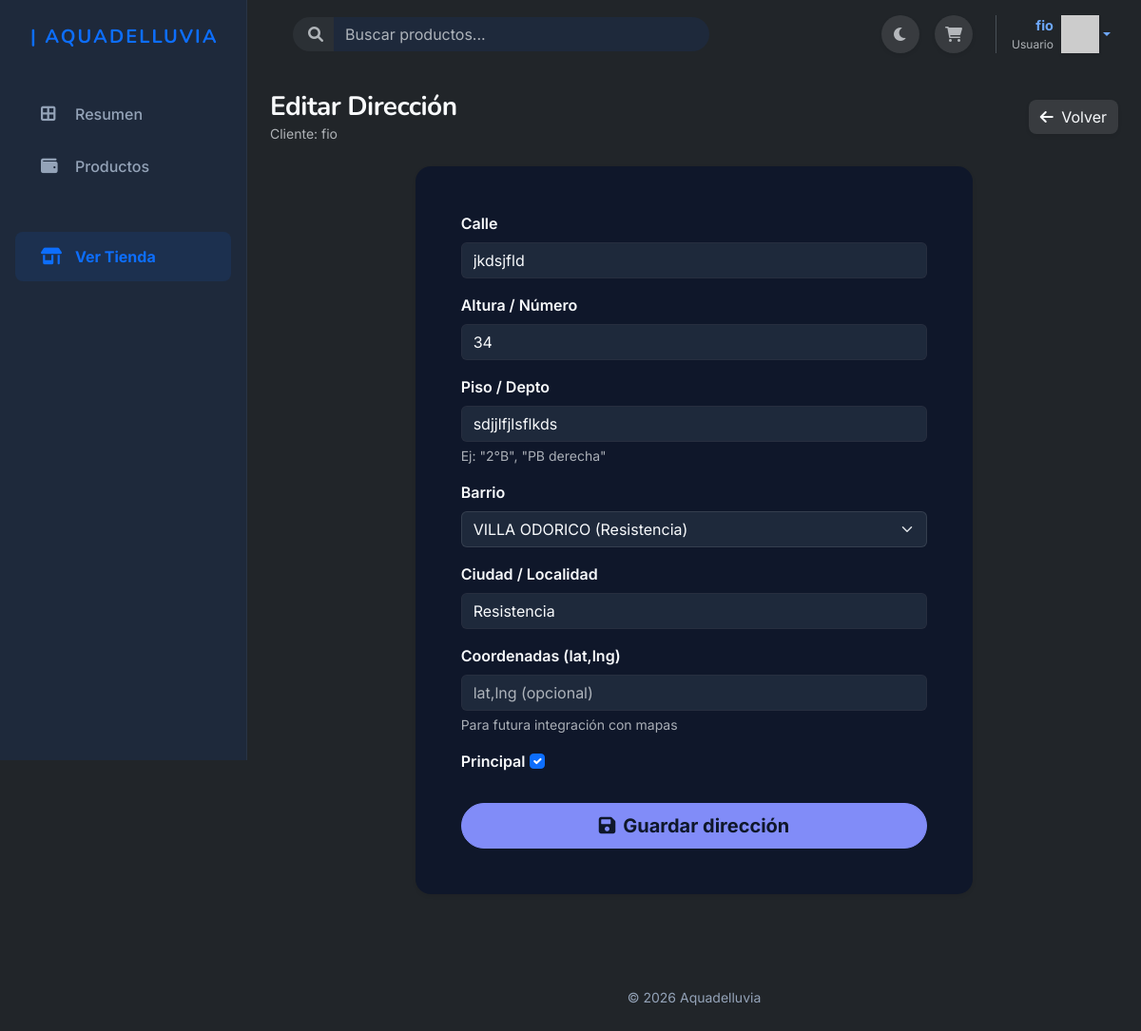
The app's page /clientes/direccion/1/editar/ (signed in) with its own data.
### apps/autenticacion/models.py (models this page shows, shortened)
class Usuario(AbstractUser):
    imagen_perfil = models.ImageField(upload_to='perfiles/', null=True, blank=True,default='usuarios/default.jpg')
    email = models.EmailField(unique=True)
    celular1 = models.CharField(max_length=20, null=True, blank=True)
    celular2 = models.CharField(max_length=20, null=True, blank=True)

### apps/clientes/models.py (models this page shows, shortened)
class Cliente(models.Model):
    usuario          = models.OneToOneField(
        'autenticacion.Usuario',
        on_delete=models.SET_NULL,
        null=True,
        blank=True,
        related_name='perfil_cliente',
        verbose_name='Cuenta de usuario'
    )
    nombre           = models.CharField(
        max_length=100,
        blank=True,
        verbose_name='Nombre'
    )
    apellido         = models.CharField(
        max_length=100,
        blank=True,
        verbose_name='Apellido'
    )
    email_contacto   = models.EmailField(
        blank=True,
        verbose_name='Email de contacto',
        help_text='Opcional — para clientes sin cuenta web'
    )
    dni              = models.CharField(
        max_length=15,
        unique=True,
        null=True,
        blank=True,
        verbose_name='DNI'
    )
    fecha_nacimiento = models.DateField(
        null=True,
        blank=True,
        verbose_name='Fecha de nacimiento'
    )
    fecha_alta       = models.DateField(
        auto_now_add=True,
        verbose_name='Fecha de alta'
    )
    tipo_cliente     = models.CharField(
        max_length=10,
        choices=TIPO_CLIENTE_CHOICES,
        default='Normal',
        verbose_name='Tipo de cliente'
    )
    bidones_prestados = models.PositiveIntegerField(
        default=0,
        verbose_name='Bidones prestados'
    )
    permite_fiado    = models.BooleanField(
        default=False,
        verbose_name='Permite fiado',
        help_text='Habilitado automáticamente para clientes Premium'
    )
    notas_internas   = models.TextField(
        blank=True,
        verbose_name='Notas internas',
        help_text='Visible solo para Admin/Vendedor'
    )
    class Meta:
        ordering = ['apellido', 'nombre']
        verbose_name = 'Cliente'
        verbose_name_plural = 'Clientes'
    def nombre_completo(self):
        if self.usuario_id:
            nombre_user = self.usuario.get_full_name()
            return nombre_user if nombre_user.strip() else self.usuario.username
        partes = [p for p in [self.nombre, self.apellido] if p]
        return ' '.join(partes) if partes else f'Cliente #{self.pk}'

class DireccionEntrega(models.Model):
    cliente        = models.ForeignKey(
        Cliente,
        on_delete=models.CASCADE,
        related_name='direcciones'
    )
    calle          = models.CharField(max_length=150, verbose_name='Calle')
    altura         = models.CharField(max_length=10, verbose_name='Altura / Número')
    piso_depto     = models.CharField(
        max_length=30,
        blank=True,
        verbose_name='Piso / Depto',
        help_text='Ej: "2°B", "PB derecha"'
    )
    barrio         = models.ForeignKey(
        'logistica.Barrio',
        on_delete=models.SET_NULL,
        null=True,
        blank=True,
        related_name='direcciones_clientes',
        verbose_name='Barrio'
    )
    ciudad         = models.CharField(
        max_length=100,
        blank=True,
        default='Resistencia',
        verbose_name='Ciudad / Localidad'
    )
    desc_seguridad = models.TextField(
        blank=True,
        verbose_name='Nota de seguridad',
        help_text='SOLO visible para Admin, Vendedor y Repartidor asignado — RF-03'
    )
    coordenadas    = models.CharField(
        max_length=60,
        blank=True,
        verbose_name='Coordenadas (lat,lng)',
        help_text='Para futura integración con mapas'
    )
    es_principal   = models.BooleanField(
        default=False,
        verbose_name='Principal'
    )
    class Meta:
        ordering = ['-es_principal', 'calle', 'altura']
        verbose_name = 'Dirección de entrega'
        verbose_name_plural = 'Direcciones de entrega'

### apps/clientes/views.py (the view)
# urls.py: path('direccion/<int:pk>/editar/',    views.editar_direccion,         name='editar_direccion'),
@login_required
def editar_direccion(request, pk):
    direccion  = get_object_or_404(DireccionEntrega, pk=pk)
    cliente    = direccion.cliente
    is_staff   = es_admin_o_vendedor(request.user)
    if not es_dueno_o_staff(request.user, cliente):
        messages.error(request, 'Sin permiso.')
        return redirect('inicio')
    if request.method == 'POST':
        form = DireccionEntregaForm(request.POST, instance=direccion, is_staff_or_admin=is_staff)
        if form.is_valid():
            dir_ = form.save(commit=False)
            if dir_.barrio and not dir_.barrio.zona:
                from apps.logistica.models import Zona
                zona_default, _ = Zona.objects.get_or_create(
                    nombre='Zona 1 (Pendiente de Asignación)',
                    defaults={'ciudad': 'Resistencia', 'descripcion': 'Zona por defecto asignada a nuevos domicilios hasta su revisión'}
                )
                dir_.barrio.zona = zona_default
                dir_.barrio.save()
            dir_.save()
            messages.success(request, 'Dirección actualizada.')
            if cliente.usuario == request.user and not es_admin_o_vendedor(request.user):
                return redirect('apps.clientes:mi_perfil')
            return redirect('apps.clientes:ver_cliente', pk=cliente.pk)
    else:
        form = DireccionEntregaForm(instance=direccion, is_staff_or_admin=is_staff)
    return render(request, 'clientes/editar_direccion.html', {
        'form':      form,
        'direccion': direccion,
        'cliente':   cliente,
    })

### templates/clientes/editar_direccion.html (shortened to what this page needs)
{% extends 'base_dashboard.html' %}
{% block content %}
<div class="container-fluid px-0">
    <div class="d-flex justify-content-between align-items-center mb-4">
        <div>
            <h1 class="h3 fw-bold mb-0 text-main">Editar Dirección</h1>
            <p class="text-muted small mb-0">Cliente: {{ cliente.nombre_completo }}</p>
        </div>
        <a href="{% url 'apps.clientes:ver_cliente' cliente.pk %}" class="btn btn-light border-0 shadow-sm rounded-3 hover-lift">
            <i class="fa-solid fa-arrow-left me-1"></i> Volver
        </a>
    </div>
<div class="row justify-content-center">
    <div class="col-md-8">
        <div class="card border-0 shadow-sm rounded-4 bg-surface mb-5">
            <div class="card-body p-4 p-md-5">
                <form method="post">
                    {% for field in form %}
                    <div class="mb-3">
                        <label class="form-label fw-semibold">
                            {{ field.label }}
                        </label>
                        {{ field }}
                        {% if field.help_text %}
                            <div class="form-text text-muted">{{ field.help_text }}</div>
                        {% endif %}
                    </div>
                    {% endfor %}
                    <div class="d-grid mt-4">
                        <button type="submit" class="btn btn-primary btn-glow rounded-pill fw-bold btn-lg">
                            <i class="fa-solid fa-floppy-disk me-2"></i>Guardar dirección
                        </button>
                    </div>
                </form>
            </div>
        </div>
    </div>
</div>
</div>
{% endblock %}

### templates/base_dashboard.html (shortened to what this page needs)
{% load grupos %}
{% load static %}
<!DOCTYPE html>
<html lang="es" data-bs-theme="dark">
<head>
    <link href="https://cdn.jsdelivr.net/npm/bootstrap@5.3.8/dist/css/bootstrap.min.css" rel="stylesheet">
    <link rel="stylesheet" href="{% static 'style/dashboard.css' %}?v=8">
    <link rel="stylesheet" href="{% static 'style/productos.css' %}?v=6">
    <link rel="stylesheet" href="https://cdnjs.cloudflare.com/ajax/libs/font-awesome/6.0.0/css/all.min.css">
</head>
<body class="bg-body">
    <div id="main-wrapper">
        <aside id="sidebar" class="d-none d-lg-flex flex-column p-3 vh-100 sticky-top">
            <a href="{% url 'inicio' %}" class="navbar-brand d-flex align-items-center mb-4 mt-2 px-3 text-decoration-none">
                <span class="fs-5 fw-bold text-primary tracking-wide text-uppercase" style="letter-spacing: 2px;">| Aquadelluvia</span>
            </a>
            <ul class="nav flex-column mb-auto gap-1 mt-3">
                <li class="nav-item">
                    <a href="{% url 'dashboard' %}" class="sidebar-link {% if request.resolver_match.view_name == 'dashboard' %}active{% endif %}">
                        <i class="fa-solid fa-border-all"></i> Resumen
                    </a>
                </li>
                <li class="nav-item">
                    <a href="{% url 'apps.productos:listar_productos_admin' %}" class="sidebar-link {% if request.resolver_match.view_name == 'apps.productos:listar_productos_admin' %}active{% endif %}">
                        <i class="fa-solid fa-wallet"></i> Productos
                    </a>
                </li>
                <li class="nav-item mt-auto pt-3">
                    <a href="{% url 'inicio' %}" class="sidebar-link text-primary fw-bold bg-primary bg-opacity-10 mt-4 rounded-3" target="_blank">
                        <i class="fa-solid fa-shop"></i> Ver Tienda
                    </a>
                </li>
            </ul>
        </aside>
        <div id="page-content-wrapper">
            <header class="top-header">
                <form class="d-flex me-auto ms-3 d-none d-md-flex w-50" role="search" action="{% url 'apps.buscador:buscar_productos' %}" method="get">
                    <div class="input-group">
                        <span class="input-group-text bg-surface border-0 rounded-start-pill ps-3 text-muted"><i class="fa-solid fa-search"></i></span>
                        <input class="form-control bg-surface border-0 rounded-end-pill shadow-none" type="search" name="q" placeholder="Buscar productos..." aria-label="Buscar" value="{{ query}}">
                    </div>
                </form>
                <div class="d-flex align-items-center gap-3">
                    <button class="toggle-theme-btn btn btn-light rounded-circle border-0 shadow-sm text-muted" style="width: 40px; height: 40px;">
                        <i class="fa-solid fa-moon"></i>
                    </button>
                    {% if not user.is_superuser and not user|has_group:"Vendedor" %}
                    <a href="{% url 'apps.carrito:ver_carrito' %}" class="btn btn-light rounded-circle border-0 shadow-sm position-relative text-muted" style="width: 40px; height: 40px; display: flex; align-items: center; justify-content: center;">
                        <i class="fas fa-shopping-cart"></i>
                    </a>
                    {% endif %}
                    <div class="ms-2 ps-3 border-start border-light-subtle d-flex align-items-center">
                        {% if user.is_authenticated %}
                            <div class="dropdown">
                                <a href="#" class="d-flex align-items-center text-decoration-none dropdown-toggle" id="dropdownUser" data-bs-toggle="dropdown" aria-expanded="false">
                                    <div class="text-end me-2 d-none d-md-block">
                                        <div class="fw-bold text-main" style="font-size: 0.9rem;">{{ user.username }}</div>
                                        <div class="text-muted" style="font-size: 0.75rem;">{% if user.is_superuser %}Admin{% else %}Usuario{% endif %}</div>
                                    </div>
                                    <img src="https://ui-avatars.com/api/?name={{ user.username }}&background=6466f1&color=fff&rounded=true" alt="" width="40" height="40" class="shadow-sm">
                                </a>
                            </div>
                        {% else %}
                            <a class="btn btn-outline-primary rounded-pill btn-sm fw-bold px-3" href="{% url 'apps.autenticacion:ingresar' %}">Ingresar</a>
                        {% endif %}
                    </div>
                </div>
            </header>
            <main class="container-fluid px-4 py-4 flex-grow-1">
                {% block content %}{% endblock %}
            </main>
            <footer class="footer mt-auto py-4 text-center">
                <div class="container-fluid px-4">
                    <span class="small">&copy; 2026 Aquadelluvia</span>
                </div>
            </footer>
        </div>
    </div>
</body>
</html>

### records on screen
Usuario: username "fio"
Cliente: nombre_completo "fio"
DireccionEntrega: form "jkdsjfld" "34" "sdjjlfjlsflkds" "VILLA ODORICO (Resistencia)" "Resistencia" "☑"

### other values on screen
{{ field.label }} "Calle" "Altura / Número" "Piso / Depto" "Barrio" "Ciudad / Localidad" "Coordenadas (lat,lng)" "Principal"
{{ field.help_text }} "Ej: \"2°B\", \"PB derecha\"" "Para futura integración con mapas"
